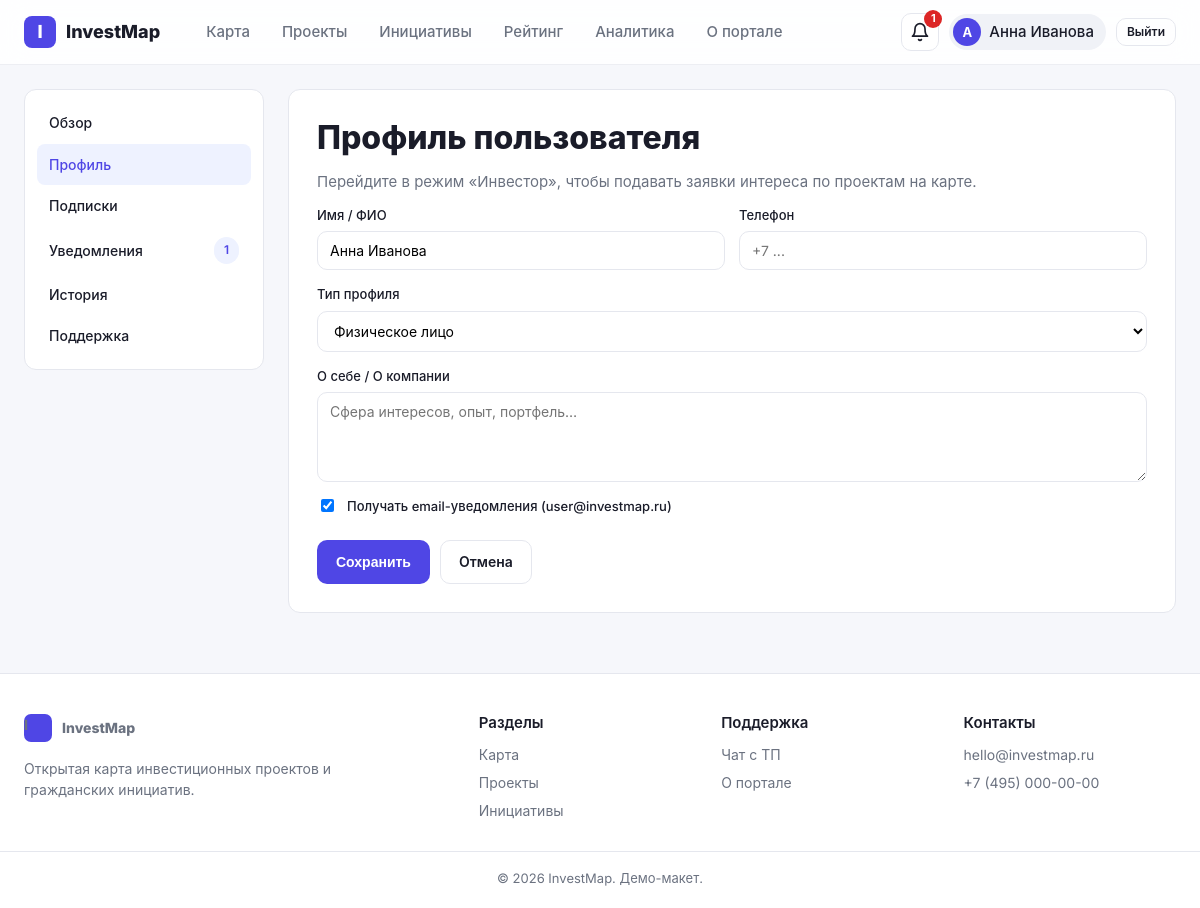
The app's page /cabinet/profile (signed in) with its own data.
### app/models.py (models this page shows, shortened)
class User(UserMixin, db.Model):
    __tablename__ = "users"
    id = db.Column(db.Integer, primary_key=True)
    email = db.Column(db.String(120), unique=True, nullable=False, index=True)
    name = db.Column(db.String(120), nullable=False)
    password_hash = db.Column(db.String(255), nullable=False)
    role = db.Column(db.String(20), default="user", nullable=False)  # user | moderator | admin
    avatar = db.Column(db.String(255))
    profile_type = db.Column(db.String(20), default="physical", nullable=False)
    company_name = db.Column(db.String(200))  # для инвесторов
    inn = db.Column(db.String(20))            # ИНН
    phone = db.Column(db.String(40))
    bio = db.Column(db.Text)                  # о себе / о компании
    email_notifications = db.Column(db.Boolean, default=True, nullable=False)
    created_at = db.Column(db.DateTime, default=datetime.utcnow)
    comments = db.relationship("Comment", back_populates="user", cascade="all, delete-orphan")
    subscriptions = db.relationship("Subscription", back_populates="user", cascade="all, delete-orphan")
    notifications = db.relationship("Notification", back_populates="user", cascade="all, delete-orphan")
    activities = db.relationship("Activity", back_populates="user", cascade="all, delete-orphan")
    donations = db.relationship("Donation", back_populates="user", cascade="all, delete-orphan")
    votes = db.relationship("InitiativeVote", back_populates="user", cascade="all, delete-orphan")
    tickets = db.relationship("SupportTicket", back_populates="user", cascade="all, delete-orphan")
    interests = db.relationship("InvestorInterest", back_populates="user", cascade="all, delete-orphan")
    @property
    def is_moderator(self):
        return self.role in ("moderator", "admin")
    @property
    def is_investor(self):
        return self.profile_type == "investor"

### app/blueprints/cabinet.py (the view, shortened to what this page needs)
@bp.route("/profile", methods=["GET", "POST"])
@login_required
def profile():
    return render_template("cabinet/profile.html")

### app/templates/cabinet/profile.html (shortened to what this page needs)
{% extends "base.html" %}
{% block content %}
<div class="container">
    <div class="cabinet-layout">
        {% include "cabinet/_nav.html" %}
        <section class="cabinet-content">
            <div class="form-card" style="max-width: none; margin: 0;">
                <h1>Профиль пользователя</h1>
                <p class="muted">Перейдите в режим «Инвестор», чтобы подавать заявки интереса по проектам на карте.</p>
                <form method="post" class="form-stack">
                    <div class="form-row-2">
                        <label>
                            <span>Имя / ФИО</span>
                            <input type="text" name="name" required value="{{ current_user.name }}">
                        </label>
                        <label>
                            <span>Телефон</span>
                            <input type="tel" name="phone" value="{{ current_user.phone or '' }}" placeholder="+7 ...">
                        </label>
                    </div>
                    <label>
                        <span>Тип профиля</span>
                        <select name="profile_type" id="profileType">
                            <option value="physical" {% if current_user.profile_type == 'physical' %}selected{% endif %}>Физическое лицо</option>
                        </select>
                    </label>
                    <label>
                        <span>О себе / О компании</span>
                        <textarea name="bio" rows="4" placeholder="Сфера интересов, опыт, портфель…">{{ current_user.bio or '' }}</textarea>
                    </label>
                    <label style="flex-direction:row;align-items:center;gap:10px;">
                        <input type="checkbox" name="email_notifications" value="1" {% if current_user.email_notifications %}checked{% endif %}>
                        <span>Получать email-уведомления ({{ current_user.email }})</span>
                    </label>
                    <div style="display:flex;gap:10px;margin-top:10px;">
                        <button type="submit" class="btn btn--primary">Сохранить</button>
                        <a href="{{ url_for('cabinet.index') }}" class="btn btn--ghost">Отмена</a>
                    </div>
                </form>
            </div>
        </section>
    </div>
</div>
{% endblock %}

### app/templates/base.html (shortened to what this page needs)
<!doctype html>
<html lang="ru">
<head>
    <link rel="stylesheet" href="https://unpkg.com/leaflet@1.9.4/dist/leaflet.css">
    <link rel="stylesheet" href="{{ url_for('static', filename='css/style.css') }}">
</head>
<body>
<header class="topbar">
    <div class="container topbar__inner">
        <a class="brand" href="{{ url_for('main.index') }}">
            <span class="brand__logo">I</span>
            <span class="brand__name">InvestMap</span>
        </a>
        <nav class="nav">
            <a href="{{ url_for('main.index') }}" class="nav__link {% if request.endpoint == 'main.index' %}active{% endif %}">Карта</a>
            <a href="{{ url_for('projects.list_projects') }}" class="nav__link {% if request.blueprint == 'projects' %}active{% endif %}">Проекты</a>
            <a href="{{ url_for('initiatives.list_initiatives') }}" class="nav__link {% if request.blueprint == 'initiatives' %}active{% endif %}">Инициативы</a>
            <a href="{{ url_for('initiatives.top') }}" class="nav__link {% if request.endpoint == 'initiatives.top' %}active{% endif %}">Рейтинг</a>
            <a href="{{ url_for('main.analytics') }}" class="nav__link {% if request.endpoint == 'main.analytics' %}active{% endif %}">Аналитика</a>
            <a href="{{ url_for('main.about') }}" class="nav__link {% if request.endpoint == 'main.about' %}active{% endif %}">О портале</a>
        </nav>
        <div class="topbar__actions">
            {% if current_user.is_authenticated %}
                <a href="{{ url_for('cabinet.notifications') }}" class="icon-btn" title="Уведомления">
                    <svg width="20" height="20" viewBox="0 0 24 24" fill="none" stroke="currentColor" stroke-width="2" stroke-linecap="round" stroke-linejoin="round"><path d="M6 8a6 6 0 0 1 12 0c0 7 3 9 3 9H3s3-2 3-9"/><path d="M10.3 21a1.94 1.94 0 0 0 3.4 0"/></svg>
                    {% if unread_notifications %}<span class="badge">{{ unread_notifications }}</span>{% endif %}
                </a>
                <a href="{{ url_for('cabinet.index') }}" class="user-chip">
                    <span class="user-chip__avatar">{{ current_user.name[:1]|upper }}</span>
                    <span class="user-chip__name">{{ current_user.name }}</span>
                </a>
                <a href="{{ url_for('auth.logout') }}" class="btn btn--ghost btn--sm">Выйти</a>
            {% else %}
                <a href="{{ url_for('auth.login') }}" class="btn btn--ghost btn--sm">Войти</a>
                <a href="{{ url_for('auth.register') }}" class="btn btn--primary btn--sm">Регистрация</a>
            {% endif %}
        </div>
    </div>
</header>
<main class="main {% block main_class %}{% endblock %}">
    {% block content %}{% endblock %}
</main>
<footer class="footer">
    <div class="container footer__inner">
        <div class="footer__col">
            <div class="brand brand--sm">
                <span class="brand__logo">I</span>
                <span class="brand__name">InvestMap</span>
            </div>
            <p class="footer__tagline">Открытая карта инвестиционных проектов и гражданских инициатив.</p>
        </div>
        <div class="footer__col">
            <h4>Разделы</h4>
            <a href="{{ url_for('main.index') }}">Карта</a>
            <a href="{{ url_for('projects.list_projects') }}">Проекты</a>
            <a href="{{ url_for('initiatives.list_initiatives') }}">Инициативы</a>
        </div>
        <div class="footer__col">
            <h4>Поддержка</h4>
            {% if current_user.is_authenticated %}
                <a href="{{ url_for('cabinet.support') }}">Чат с ТП</a>
            {% else %}
                <a href="{{ url_for('auth.login') }}">Войти</a>
            {% endif %}
            <a href="{{ url_for('main.about') }}">О портале</a>
        </div>
        <div class="footer__col">
            <h4>Контакты</h4>
            <a href="mailto:hello@investmap.ru">hello@investmap.ru</a>
            <span>+7 (495) 000-00-00</span>
        </div>
    </div>
    <div class="container footer__bottom">© {{ 2026 }} InvestMap. Демо-макет.</div>
</footer>
</body>
</html>

### records on screen
User: name "А", name "Анна Иванова", profile_type "Физическое лицо", email_notifications "☑", email "user@investmap.ru"

### other values on screen
{{ unread_notifications }} "1"
{{ 2026 }} "2026"
